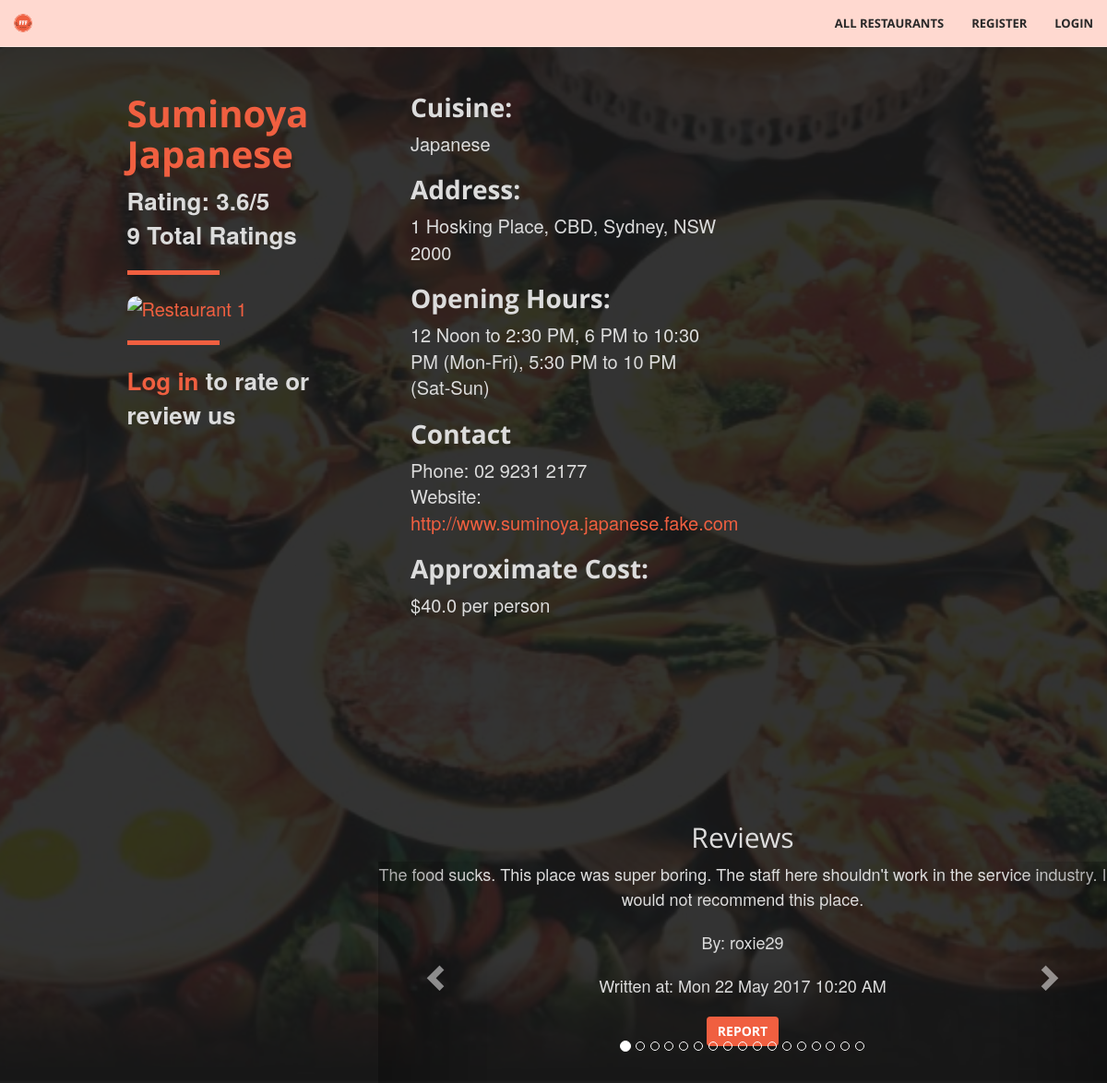
Page /restaurant/36 on the committed database.
### tables this page shows
CREATE TABLE Restaurants (
				id			INTEGER not null unique,
				name		TEXT not null,
				suburb	TEXT not null,
				address	TEXT not null,
				postcode INTEGER not null,
				phone		TEXT,
				hours		TEXT, -- business hours; varying format
				cuisine	TEXT not null,
				owner		TEXT,
				website	TEXT not null check (website like 'http%://_%'),
				cost		FLOAT not null, -- average cost per person
				image		TEXT check (image like 'http%://_%'),
				PRIMARY KEY (id),
				FOREIGN KEY (owner) REFERENCES Users(username)
			);

CREATE TABLE Reviews (
				id				INTEGER unique not null,
				user			TEXT not null,
				restaurant	INTEGER not null,
				review		TEXT not null,
				timestamp	DATE not null,
				reported		INTEGER not null check (reported == 0 || reported == 1),
				PRIMARY KEY (user, restaurant), -- one review per user per restaurant
				FOREIGN KEY (user) REFERENCES Users(username),
				FOREIGN KEY (restaurant) REFERENCES Restaurants(id)
	);

### fff.py (the view, shortened to what this page needs)
@app.route('/restaurant/<path:rest_id>', methods=['GET', 'POST'])
def restaurant_page(rest_id):
    conn = sqlite3.connect('data.db')
    c = conn.cursor()
    r = db_interface.get_restaurant_by_id(c, id=rest_id)
    if r:
        reviews = db_interface.get_reviews(c, rest_id)
        already_reviewed = False
        already_rated = False
        user_rating = 0
        if 'username' in session:
            already_reviewed = db_interface.already_reviewed_restaurant(c, rest_id, session['username'])
            already_rated = db_interface.already_rated_restaurant(c, rest_id, session['username'])
            if already_rated:
                user_rating = db_interface.find_user_rating(c, session['username'], rest_id)
        if request.method == 'GET':
            return render_template('restaurant.html', restaurant=r, logged_in=('username' in session),
                                   reviews=reviews, already_reviewed=already_reviewed, already_rated = already_rated,
                                   user_rating=user_rating)
    else:
        flash('Restaurant not found!')
        return redirect(url_for('restaurants_page'))

### classes.py (called while the page is built)
	def get_id(self): # Does not require setter
		return self.id

	def get_name(self):
		return self.name

	def get_address(self):
		return self.address

	def get_cuisine(self):
		return self.cuisine

	def get_phone(self):
		return self.phone

	def get_hours(self):
		return self.hours

	def get_rating(self):
		return self.rating

	def get_numRating(self):
		return self.numRating

	def get_website(self):
		return self.website

	def get_cost(self):
		return self.cost

	def get_image(self):
		return self.image

	def get_id(self):
		return self.id

	def get_user(self):
		return self.user

	def get_review(self):
		return self.review

	def get_timestamp(self):
		return self.timestamp

### db_interface.py (called while the page is built)
def get_restaurant_by_id(c, id):
	c.execute("""SELECT * FROM Restaurants WHERE ID=?""", (id, ))
	res = c.fetchone()
	if res:
		 r = Restaurant(
				id=res[0],
				name=res[1],
				suburb=res[2],
				address=res[3],
				postcode=res[4],
				phone=res[5],
				hours=res[6],
				cuisine=res[7],
				owner=res[8],
				website=res[9],
				cost=res[10],
				image=res[11],
				rating=find_average_rating(c, res[0]),
				numRating=find_number_rating(c, res[0])
		 )
		 return r

def find_average_rating(c, i):
	ratings = c.execute("SELECT rating FROM Ratings WHERE restaurant=?", (i, )).fetchall()
	ratings = [r[0] for r in ratings]
	avg = average(ratings)
	if avg == -1:
		 return 0 #this needs to be a number
	return avg

def find_number_rating(c, i):
	r = c.execute("SELECT COUNT(*) FROM Ratings WHERE restaurant=?", (i, )).fetchone()
	return r[0]

def get_reviews(c, restaurant_id):
	results = []
	c.execute("SELECT * FROM Reviews WHERE restaurant=?", (restaurant_id, ))
	for review in c.fetchall():
		 r = Review(
				id=review[0],
				user=review[1],
				review=review[3],
				timestamp=datetime.datetime.strptime(review[4], "%Y-%m-%d %H:%M:%S.%f"),
				reported=review[5]
		 )
		 results.append(r)
	return results

### fff.py (called while the page is built)
@app.context_processor
def utility_processor():
    def is_admin(user):
        conn = sqlite3.connect('data.db')
        c = conn.cursor()
        is_ad = c.execute('SELECT admin FROM Users where username="%s"' % user).fetchone()[0]
        if is_ad == 0:
            return False
        else:
            return True
    return dict(is_admin=is_admin)

### helpers_fff.py (called while the page is built)
def average(arr):  # Calculates average value of an array
    total = 0
    i = 0
    while i < len(arr):
        total += arr[i]
        i += 1
    if i == 0:
        return -1
    else:
        return round(total/i, 1)

### templates/restaurant.html (shortened to what this page needs)
{% extends "base.html" %}
{% block body %}
<header>
  <div class="restaurants">
    <div class="row">
      <br/>
      <div class="col-xs-3 col-xs-offset-1">
        <div class ="restaurants-listing-box">
          <div class="restaurants-listing">
            <h1>{{ restaurant.get_name() }} </h1>
            {% if restaurant.get_rating() == 0 %}
				  <b> Unrated </b> <br>
            {% elif restaurant.get_numRating() == 1 %}
				  <b> Rating: {{ restaurant.get_rating() }}/5 </b> <br>
              <b>{{ restaurant.get_numRating() }} Rating</b>
            {% else %}
				  <b> Rating: {{ restaurant.get_rating() }}/5 </b> <br>
              <b>{{ restaurant.get_numRating() }} Total Ratings</b>
            {% endif %}
            <hr align= "left">
            <a href="{{ url_for('restaurant_page', rest_id = restaurant.get_id()) }}"><img src="{{ restaurant.get_image() }}" alt="Restaurant 1" height ="300" width="440"></a> </br>
              {% if logged_in %}
                <h2>Rate us</h2>
                <form method="POST">
                  <fieldset class="rating">
                    <input type="radio" id="star5" name="rating" value="5" />
                    <label class = "full" for="star5" title="Amazing - 5 stars"></label>
                    <input type="radio" id="star4half" name="rating" value="4.5" />
                    <label class="half" for="star4half" title="4.5 stars"></label>
                    <input type="radio" id="star4" name="rating" value="4" />
                    <label class = "full" for="star4" title="Very good - 4 stars"></label>
                    <input type="radio" id="star3half" name="rating" value="3.5" />
                    <label class="half" for="star3half" title="3.5 stars"></label>
                    <input type="radio" id="star3" name="rating" value="3" />
                    <label class = "full" for="star3" title="Average - 3 stars"></label>
                    <input type="radio" id="star2half" name="rating" value="2.5" />
                    <label class="half" for="star2half" title="2.5 stars"></label>
                    <input type="radio" id="star2" name="rating" value="2" />
                    <label class = "full" for="star2" title="Below average - 2 stars"></label>
                    <input type="radio" id="star1half" name="rating" value="1.5" />
                    <label class="half" for="star1half" title="1.5 stars"></label>
                    <input type="radio" id="star1" name="rating" value="1" />
                    <label class = "full" for="star1" title="Not great - 1 star"></label>
                    <input type="radio" id="starhalf" name="rating" value="0.5" />
                    <label class="half" for="starhalf" title="0.5 stars"></label>
                  </fieldset>
                  {% if already_rated %}
                  {%  endif  %}
                    <br>
                    <hr align = "left">
                  <input type="submit" value="Submit" class="btn btn-primary">
                </form>
                <hr>
              {%else%}
              <hr align= "left">
              <b><a class="page-scroll" href="{{ url_for('login') }}">Log in</a> to rate or review us</b>
              {% endif %}
          </div>
        </div>
      </div>
      <div class="col-xs-4">
        <div class="restaurants-listing">
          <h2>Cuisine:</h2>
          {{ restaurant.get_cuisine() }} <br/>
          <h2>Address:</h2>
          {{ restaurant.get_address() }} <br/>
          <h2>Opening Hours:</h2>
          {{ restaurant.get_hours() }} <br/>
          <h2>Contact </h2>
          Phone: {{ restaurant.get_phone() }} <br/>
          Website: <a href="{{ restaurant.get_website() }}">{{ restaurant.get_website() }}</a> <br/>
          <h2>Approximate Cost:</h2>
          ${{restaurant.get_cost()}} per person <br/> <br/>
        </div>
      </div>
    </div>
    <div class="row">
      <div class="col-xs-3 col-xs-offset-1">
      </div>
      <div class="col-xs-8">
        <h2>Reviews</h2>
        <div id="carousel-reviews" class="carousel slide" data-ride="carousel">
          <div class="row">
            <div class="carousel-inner" role="listbox">
              {% if reviews|length == 0 %}
                 <p>No reviews yet!</p>
              {% else %}
              {% for i in range(reviews|length) %}
                {% if i == 0 %}
                  <div class="item active">
                {% else %}
                  <div class="item">
                {% endif %}
                  <p>{{ reviews[i].get_review() }}</p>
                  <p>By: {{ reviews[i].get_user() }}</p>
                  <p>Written at: {{ reviews[i].get_timestamp().strftime('%a %d %b %Y %I:%M %p') }}</p>
						<form method="POST">
						  <input type="submit" name="report_review" value=Report Review" class="btn btn-primary">
						</form>
                  <br/>
                  <br/>
                </div>
              {% endfor %}
              {% endif %}
            </div>
            <a class="left carousel-control" href="#carousel-reviews" role="button" data-slide="prev">
              <span class="glyphicon glyphicon-chevron-left" aria-hidden="true"></span>
            </a>
            <a class="right carousel-control" href="#carousel-reviews" role="button" data-slide="next">
              <span class="glyphicon glyphicon-chevron-right" aria-hidden="true"></span>
            </a>
          </div>
          <div class="row">
            <ol class="carousel-indicators">
              {% for i in range(reviews|length) %}
                {% if i == 0 %}
                  <li data-target="#carousel-reviews" data-slide-to="{{ i }}" class="active"></li>
                {% else %}
                  <li data-target="#carousel-reviews" data-slide-to="{{ i }}"></li>
                {% endif %}
              {% endfor %}
            </ol>
          </div>
        </div>
      </div>
    </div>
  </div>
</header>
{% endblock %}

### templates/base.html (shortened to what this page needs)
<!DOCTYPE html>
<html lang="en">
    <head>
        <link href="{{ url_for('static', filename='vendor/bootstrap/css/bootstrap.min.css') }}" rel="stylesheet" type="text/css">
        <link href="{{ url_for('static', filename='vendor/font-awesome/css/font-awesome.min.css') }}" rel="stylesheet" type="text/css">
        <link href="{{ url_for('static', filename='vendor/bootstrap/css/bootstrap-select.min.css') }}" rel="stylesheet" type="text/css">
        <link href="{{ url_for('static', filename='fonts/open_sans.css') }}" rel="stylesheet" type="text/css">
        <link href="{{ url_for('static', filename='fonts/josefin_sans.css') }}" rel="stylesheet" type="text/css">
        <link href="{{ url_for('static', filename='css/fff.css') }}" rel="stylesheet" type="text/css">
        <link href="{{ url_for('static', filename='css/ratings.css') }}" rel="stylesheet" type="text/css">
    </head>
    <body>
      <div class="row">
        <nav id="mainNav" class="navbar navbar-default navbar-fixed-top">
          <div class="container-fluid">
            <div class="navbar-header">
              <a class="navbar-brand page-scroll" href="{{ url_for('home_page') }}"><img src = "{{ url_for('static', filename='img/FFF.png') }}"></a>
            </div>
            <div class="collapse navbar-collapse" id="bs-example-navbar-collapse-1">
              <ul class="nav navbar-nav navbar-right">
                <li>
                    <a class="page-scroll" href="{{ url_for('restaurants_page') }}">All Restaurants</a>
                </li>
                <li>
                  {% if session['logged_in'] != True %}
                    <a class="page-scroll" href="{{ url_for('register') }}">Register</a>
                  {% endif %}
                </li>
                <li>
                  {% if session['logged_in'] == True %}
                    <a class="page-scroll" href="{{ url_for('logout') }}">Logout</a>
                  {% else %}
                    <a class="page-scroll" href="{{ url_for('login') }}">Login</a>
                  {% endif %}
                </li>
              </ul>
            </div>
          </div>
        </nav>
      </div>
      {% block body %}
      {% endblock %}
    </body>
</html>

### static/css/fff.css (style rules this page uses)
html, body { height: 100%; width: 100%; }
body { font-family: 'Josefin Sans', 'Helvetica Neue', Arial, sans-serif; }
hr { border-color: #F05F40; border-width: 5px; max-width: 100px; }
a { -webkit-transition: all 0.35s; -moz-transition: all 0.35s; transition: all 0.35s; color: #F05F40; }
h1, h2, h3, h4, h5, h6 { font-family: 'Open Sans', 'Helvetica Neue', Arial, sans-serif; }
p { font-size: 18px; line-height: 1.5; margin-bottom: 20px; }
.navbar-default { background-color: white; border-color: rgba(34, 34, 34, 0.05); font-family: 'Open Sans', 'Helvetica Neue', Arial, sans-serif; -webkit-transition: all 0.35s; -moz-transition: all 0.35s; transition: all 0.35s; }
.navbar-default .navbar-header .navbar-brand { color: #F05F40; font-family: 'Open Sans', 'Helvetica Neue', Arial, sans-serif; font-weight: 700; text-transform: uppercase; }
.navbar-default .nav > li > a, .navbar-default .nav > li > a:focus { text-transform: uppercase; font-weight: 700; font-size: 13px; color: #222222; }
@media (min-width: 768px) { .navbar-default { background-color: #ffd9d0; border-color: rgba(255, 255, 255, 0.3); } }
@media (min-width: 768px) { .navbar-default .navbar-header .navbar-brand { color: rgb(40,40,40); } }
@media (min-width: 768px) { .navbar-default .nav > li > a, .navbar-default .nav > li > a:focus { color: rgb(40,40,40); } }
header { position: relative; min-height: auto; -webkit-background-size: cover; -moz-background-size: cover; background-size: cover; background-attachment: fixed; -o-background-size: cover; background-position: center; background-image: url('../img/FFFBackground.jpg'); text-align: center; color: rgb(220,220,220); }
@media (min-width: 768px) { header { min-height: 100%; } }
.btn-primary { color: white; background-color: #F05F40; border-color: #F05F40; -webkit-transition: all 0.35s; -moz-transition: all 0.35s; transition: all 0.35s; }
.btn { font-family: 'Open Sans', 'Helvetica Neue', Arial, sans-serif; border: none; font-weight: 700; text-transform: uppercase; }
body { webkit-tap-highlight-color: #222222; }
.restaurants { position: relative; overflow: auto; background-color: rgba(0, 0, 0, 0.8); margin-top: 50px; }
.restaurants .restaurants-listing { text-align: left; font-size:20px; padding: 10px; margin-left: 25px; height: 100vh; }
.restaurants .restaurants-listing h1 { font-size: 40px; color: #F05F40; font-weight: bold; }
.restaurants .restaurants-listing h2 { font-weight: bold; font-size:28px; }
.restaurants .restaurants-listing b { font-weight: none; font-size: 26px; }
img { max-height: 100%; max-width: 100%; border-radius: 10px; }
.collapse li a { color: white; }

### rows in the picture
Restaurants: get_name "Suminoya Japanese", get_cuisine "Japanese", get_address "1 Hosking Place, CBD, Sydney, NSW 2000", get_hours "12 Noon to 2:30 PM, 6 PM to 10:30 PM (Mon-Fri), 5:30 PM to 10 PM (Sat-Sun)", get_phone "02 9231 2177", get_website "http://www.suminoya.japanese.fake.com", get_cost "40.0"
Reviews: review "The food sucks. This place was super boring. The staff here shouldn't work in the service industry. I would not recommend this place.", user "roxie29"

### other values in the picture
{{ restaurant.get_rating() }} "3.6"
{{ restaurant.get_numRating() }} "9"
{{ reviews[i].get_timestamp().strftime('%a %d %b %Y %I:%M %p') }} "Mon 22 May 2017 10:20 AM"
